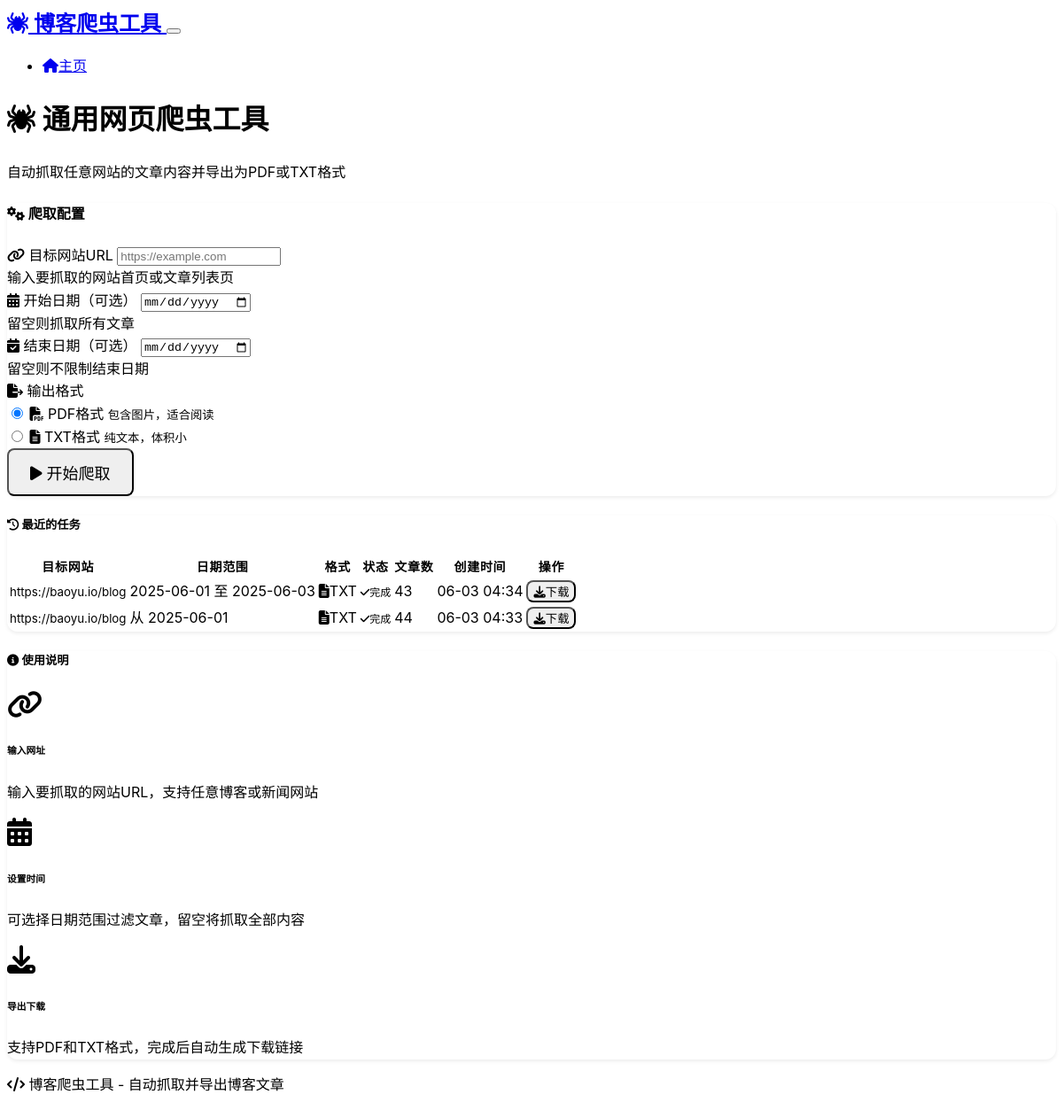
Before: / with the older database file.
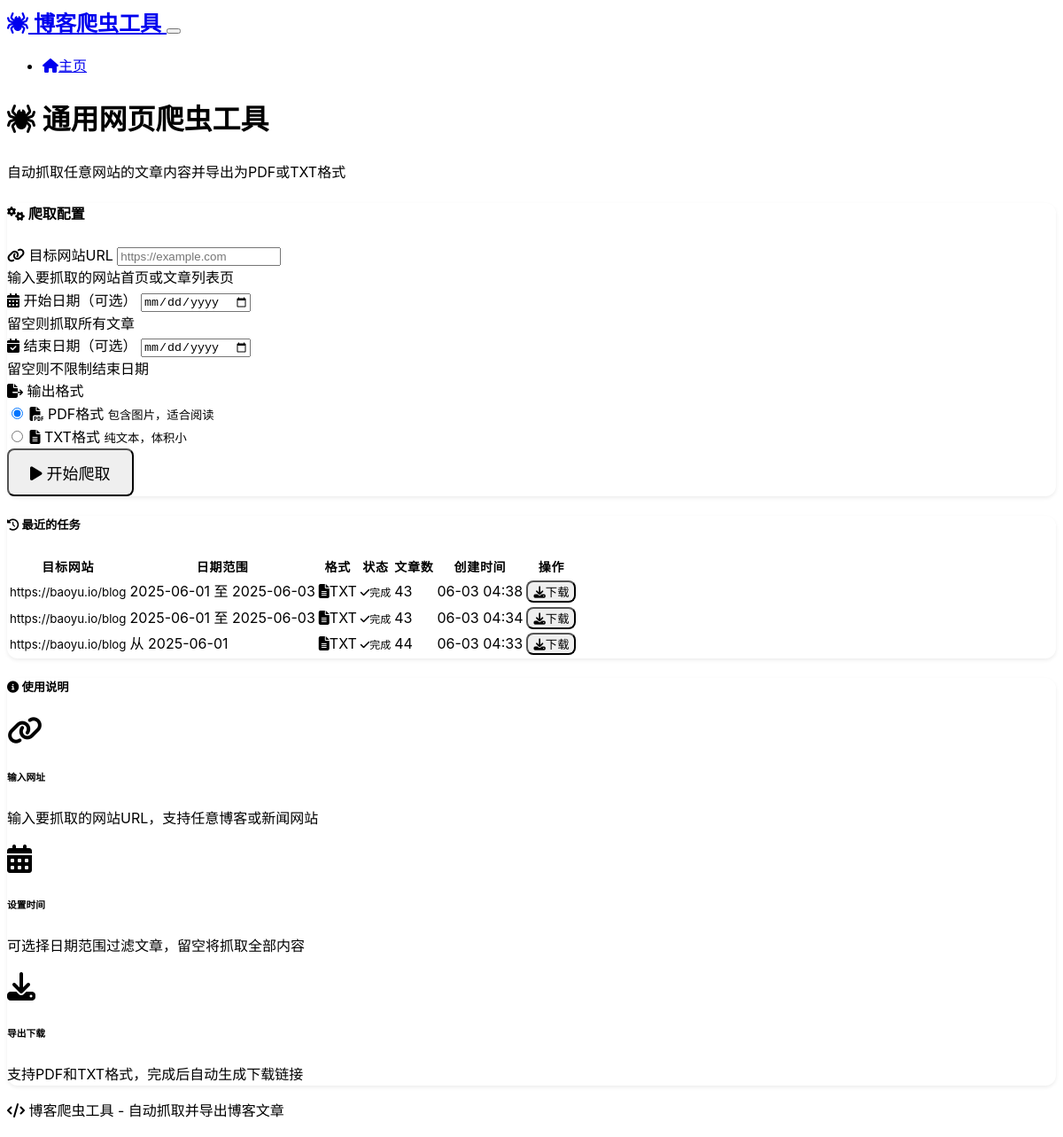
After: the same page with the newer database file.
### models.py (models this page shows)
class ScrapeJob(db.Model):
    id = db.Column(db.Integer, primary_key=True)
    target_url = db.Column(db.String(1000), nullable=False)  # 目标网站URL
    start_date = db.Column(db.Date, nullable=True)  # 开始日期可选
    end_date = db.Column(db.Date, nullable=True)   # 结束日期可选
    output_format = db.Column(db.String(10), nullable=False)  # 'pdf' or 'txt'
    status = db.Column(db.String(20), default='pending')  # pending, running, completed, failed
    created_at = db.Column(db.DateTime, default=datetime.utcnow)
    completed_at = db.Column(db.DateTime)
    articles_count = db.Column(db.Integer, default=0)
    file_path = db.Column(db.String(255))
    error_message = db.Column(db.Text)

### routes.py (the view)
@app.route('/')
def index():
    recent_jobs = ScrapeJob.query.order_by(ScrapeJob.created_at.desc()).limit(5).all()
    return render_template('index.html', recent_jobs=recent_jobs)

### templates/index.html (shortened to what this page needs)
{% extends "base.html" %}
{% block content %}
<div class="row">
    <div class="col-lg-8 mx-auto">
        <div class="text-center mb-5">
            <h1 class="display-4 mb-3">
                <i class="fas fa-spider text-primary me-3"></i>
                通用网页爬虫工具
            </h1>
            <p class="lead text-muted">
                自动抓取任意网站的文章内容并导出为PDF或TXT格式
            </p>
        </div>
        <div class="card mb-4">
            <div class="card-header">
                <h4 class="card-title mb-0">
                    <i class="fas fa-cogs me-2"></i>
                    爬取配置
                </h4>
            </div>
            <div class="card-body">
                <form id="scrapeForm">
                    <div class="mb-3">
                        <label for="targetUrl" class="form-label">
                            <i class="fas fa-link me-1"></i>
                            目标网站URL
                        </label>
                        <input type="url" class="form-control" id="targetUrl" name="target_url"
                               placeholder="https://example.com" required>
                        <div class="form-text">输入要抓取的网站首页或文章列表页</div>
                    </div>
                    <div class="row">
                        <div class="col-md-6 mb-3">
                            <label for="startDate" class="form-label">
                                <i class="fas fa-calendar-alt me-1"></i>
                                开始日期（可选）
                            </label>
                            <input type="date" class="form-control" id="startDate" name="start_date">
                            <div class="form-text">留空则抓取所有文章</div>
                        </div>
                        <div class="col-md-6 mb-3">
                            <label for="endDate" class="form-label">
                                <i class="fas fa-calendar-check me-1"></i>
                                结束日期（可选）
                            </label>
                            <input type="date" class="form-control" id="endDate" name="end_date">
                            <div class="form-text">留空则不限制结束日期</div>
                        </div>
                    </div>
                    <div class="mb-3">
                        <label class="form-label">
                            <i class="fas fa-file-export me-1"></i>
                            输出格式
                        </label>
                        <div class="row">
                            <div class="col-md-6">
                                <div class="form-check">
                                    <input class="form-check-input" type="radio" name="output_format" id="formatPdf" value="pdf" checked>
                                    <label class="form-check-label" for="formatPdf">
                                        <i class="fas fa-file-pdf text-danger me-2"></i>
                                        PDF格式
                                        <small class="d-block text-muted">包含图片，适合阅读</small>
                                    </label>
                                </div>
                            </div>
                            <div class="col-md-6">
                                <div class="form-check">
                                    <input class="form-check-input" type="radio" name="output_format" id="formatTxt" value="txt">
                                    <label class="form-check-label" for="formatTxt">
                                        <i class="fas fa-file-alt text-info me-2"></i>
                                        TXT格式
                                        <small class="d-block text-muted">纯文本，体积小</small>
                                    </label>
                                </div>
                            </div>
                        </div>
                    </div>
                    <div class="d-grid">
                        <button type="submit" class="btn btn-primary btn-lg" id="startScrapeBtn">
                            <i class="fas fa-play me-2"></i>
                            开始爬取
                        </button>
                    </div>
                </form>
            </div>
        </div>
        {% if recent_jobs %}
        <div class="card">
            <div class="card-header">
                <h5 class="card-title mb-0">
                    <i class="fas fa-history me-2"></i>
                    最近的任务
                </h5>
            </div>
            <div class="card-body">
                <div class="table-responsive">
                    <table class="table table-hover">
                        <thead>
                            <tr>
                                <th>目标网站</th>
                                <th>日期范围</th>
                                <th>格式</th>
                                <th>状态</th>
                                <th>文章数</th>
                                <th>创建时间</th>
                                <th>操作</th>
                            </tr>
                        </thead>
                        <tbody>
                            {% for job in recent_jobs %}
                            <tr>
                                <td>
                                    <small>{{ job.target_url }}</small>
                                </td>
                                <td>
                                    {% if job.start_date and job.end_date %}
                                        {{ job.start_date.strftime('%Y-%m-%d') }}
                                        至
                                        {{ job.end_date.strftime('%Y-%m-%d') }}
                                    {% elif job.start_date %}
                                        从 {{ job.start_date.strftime('%Y-%m-%d') }}
                                    {% elif job.end_date %}
                                        至 {{ job.end_date.strftime('%Y-%m-%d') }}
                                    {% else %}
                                        全部文章
                                    {% endif %}
                                </td>
                                <td>
                                    {% if job.output_format == 'pdf' %}
                                        <i class="fas fa-file-pdf text-danger me-1"></i>PDF
                                    {% else %}
                                        <i class="fas fa-file-alt text-info me-1"></i>TXT
                                    {% endif %}
                                </td>
                                <td>
                                    {% if job.status == 'completed' %}
                                        <span class="badge bg-success">
                                            <i class="fas fa-check me-1"></i>完成
                                        </span>
                                    {% elif job.status == 'running' %}
                                        <span class="badge bg-primary">
                                            <i class="fas fa-spinner fa-spin me-1"></i>运行中
                                        </span>
                                    {% elif job.status == 'failed' %}
                                        <span class="badge bg-danger">
                                            <i class="fas fa-times me-1"></i>失败
                                        </span>
                                    {% else %}
                                        <span class="badge bg-secondary">
                                            <i class="fas fa-clock me-1"></i>等待中
                                        </span>
                                    {% endif %}
                                </td>
                                <td>{{ job.articles_count or 0 }}</td>
                                <td>{{ job.created_at.strftime('%m-%d %H:%M') }}</td>
                                <td>
                                    {% if job.status == 'completed' %}
                                        <button class="btn btn-sm btn-outline-success"
                                                onclick="downloadFile({{ job.id }})">
                                            <i class="fas fa-download me-1"></i>下载
                                        </button>
                                    {% endif %}
                                </td>
                            </tr>
                            {% endfor %}
                        </tbody>
                    </table>
                </div>
            </div>
        </div>
        {% endif %}
    </div>
</div>
<div class="row mt-5">
    <div class="col-lg-8 mx-auto">
        <div class="card border-0 bg-transparent">
            <div class="card-body">
                <h5 class="card-title text-center mb-4">
                    <i class="fas fa-info-circle me-2"></i>
                    使用说明
                </h5>
                <div class="row">
                    <div class="col-md-4 text-center mb-3">
                        <div class="text-primary mb-2">
                            <i class="fas fa-link fa-2x"></i>
                        </div>
                        <h6>输入网址</h6>
                        <p class="text-muted small">输入要抓取的网站URL，支持任意博客或新闻网站</p>
                    </div>
                    <div class="col-md-4 text-center mb-3">
                        <div class="text-success mb-2">
                            <i class="fas fa-calendar-alt fa-2x"></i>
                        </div>
                        <h6>设置时间</h6>
                        <p class="text-muted small">可选择日期范围过滤文章，留空将抓取全部内容</p>
                    </div>
                    <div class="col-md-4 text-center mb-3">
                        <div class="text-info mb-2">
                            <i class="fas fa-download fa-2x"></i>
                        </div>
                        <h6>导出下载</h6>
                        <p class="text-muted small">支持PDF和TXT格式，完成后自动生成下载链接</p>
                    </div>
                </div>
            </div>
        </div>
    </div>
</div>
{% endblock %}

### templates/base.html (shortened to what this page needs)
<!DOCTYPE html>
<html lang="zh-CN" data-bs-theme="dark">
<head>
    <link href="https://cdn.replit.com/agent/bootstrap-agent-dark-theme.min.css" rel="stylesheet">
    <link rel="stylesheet" href="https://cdnjs.cloudflare.com/ajax/libs/font-awesome/6.4.0/css/all.min.css">
    <link rel="stylesheet" href="{{ url_for('static', filename='css/style.css') }}">
</head>
<body>
    <nav class="navbar navbar-expand-lg navbar-dark bg-dark">
        <div class="container">
            <a class="navbar-brand" href="{{ url_for('index') }}">
                <i class="fas fa-spider me-2"></i>
                博客爬虫工具
            </a>
            <button class="navbar-toggler" type="button" data-bs-toggle="collapse" data-bs-target="#navbarNav">
            </button>
            <div class="collapse navbar-collapse" id="navbarNav">
                <ul class="navbar-nav ms-auto">
                    <li class="nav-item">
                        <a class="nav-link" href="{{ url_for('index') }}">
                            <i class="fas fa-home me-1"></i>主页
                        </a>
                    </li>
                </ul>
            </div>
        </div>
    </nav>
    <main class="container my-4">
        {% block content %}{% endblock %}
    </main>
    <footer class="bg-dark text-light py-4 mt-5">
        <div class="container text-center">
            <p class="mb-0">
                <i class="fas fa-code me-2"></i>
                博客爬虫工具 - 自动抓取并导出博客文章
            </p>
        </div>
    </footer>
</body>
</html>

### static/css/style.css (style rules this page uses)
:root { --primary-color: #0d6efd; --success-color: #198754; --danger-color: #dc3545; --warning-color: #ffc107; --info-color: #0dcaf0; --dark-color: #212529; --light-color: #f8f9fa; }
body { font-family: -apple-system, BlinkMacSystemFont, "Segoe UI", Roboto, "Helvetica Neue", Arial, sans-serif; line-height: 1.6; }
.navbar-brand { font-weight: 600; font-size: 1.5rem; }
.card { border-radius: 0.75rem; box-shadow: 0 0.125rem 0.25rem rgba(0, 0, 0, 0.075); transition: box-shadow 0.15s ease-in-out; }
.form-check-input:checked { background-color: var(--primary-color); border-color: var(--primary-color); }
.btn { border-radius: 0.5rem; font-weight: 500; transition: all 0.2s ease-in-out; }
.btn-lg { padding: 0.75rem 1.5rem; font-size: 1.125rem; }
.badge { font-size: 0.75rem; font-weight: 500; border-radius: 0.375rem; }
.table { border-radius: 0.5rem; overflow: hidden; }
.table th { background-color: rgba(0, 0, 0, 0.05); border-top: none; font-weight: 600; text-transform: uppercase; font-size: 0.875rem; letter-spacing: 0.05em; }
[data-bs-theme="dark"] .card { background-color: var(--bs-dark); border-color: var(--bs-gray-800); }
[data-bs-theme="dark"] .table th { background-color: rgba(255, 255, 255, 0.05); }

Changed rows visible on the page:
added ScrapeJob: target_url "https://baoyu.io/blog", start_date "2025-06-01", end_date "2025-06-03", output_format "txt" (drawn), status "completed" (drawn), articles_count "43", created_at "06-03 04:38"
